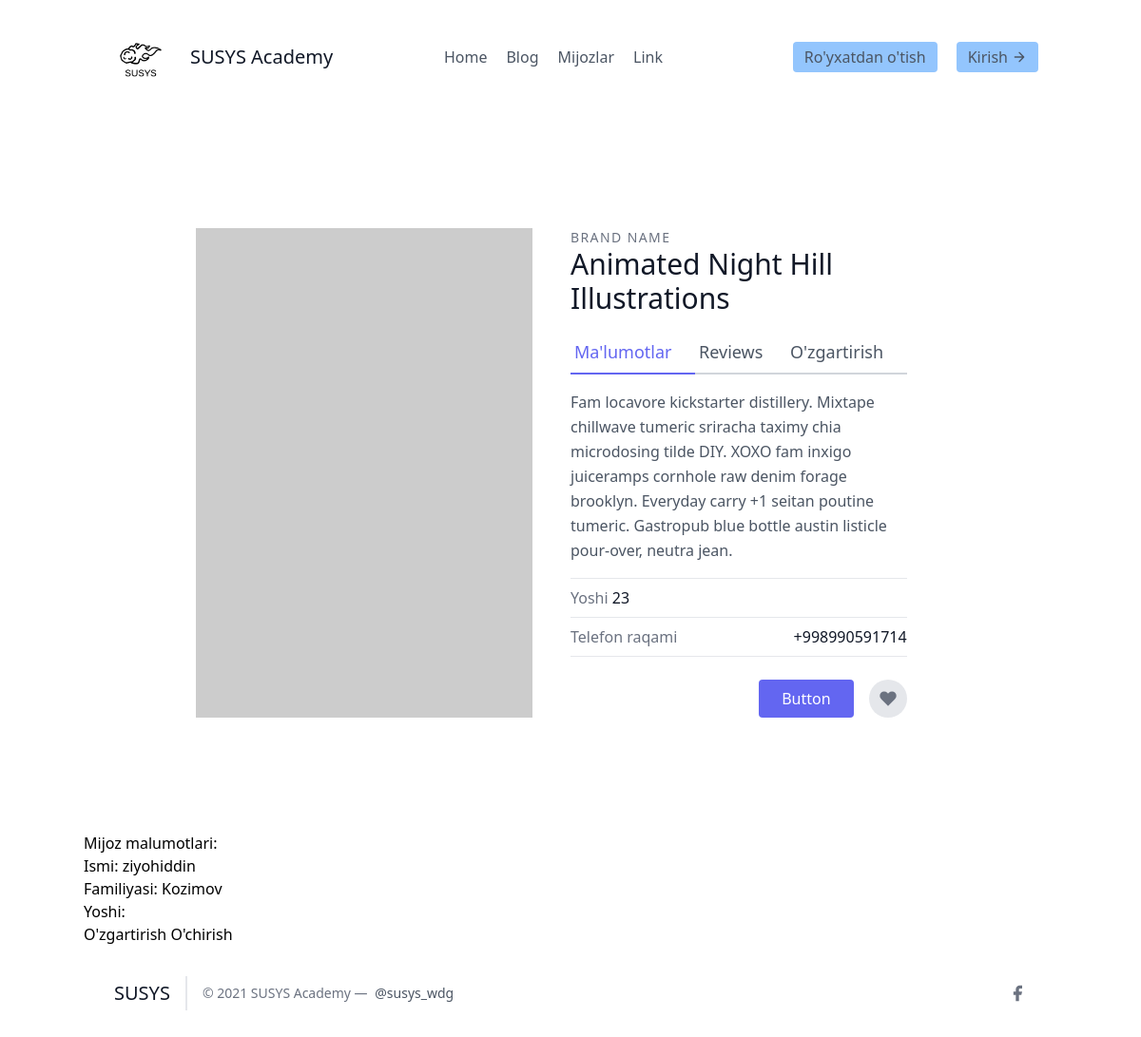
Before: /leads/3/ with the older database file.
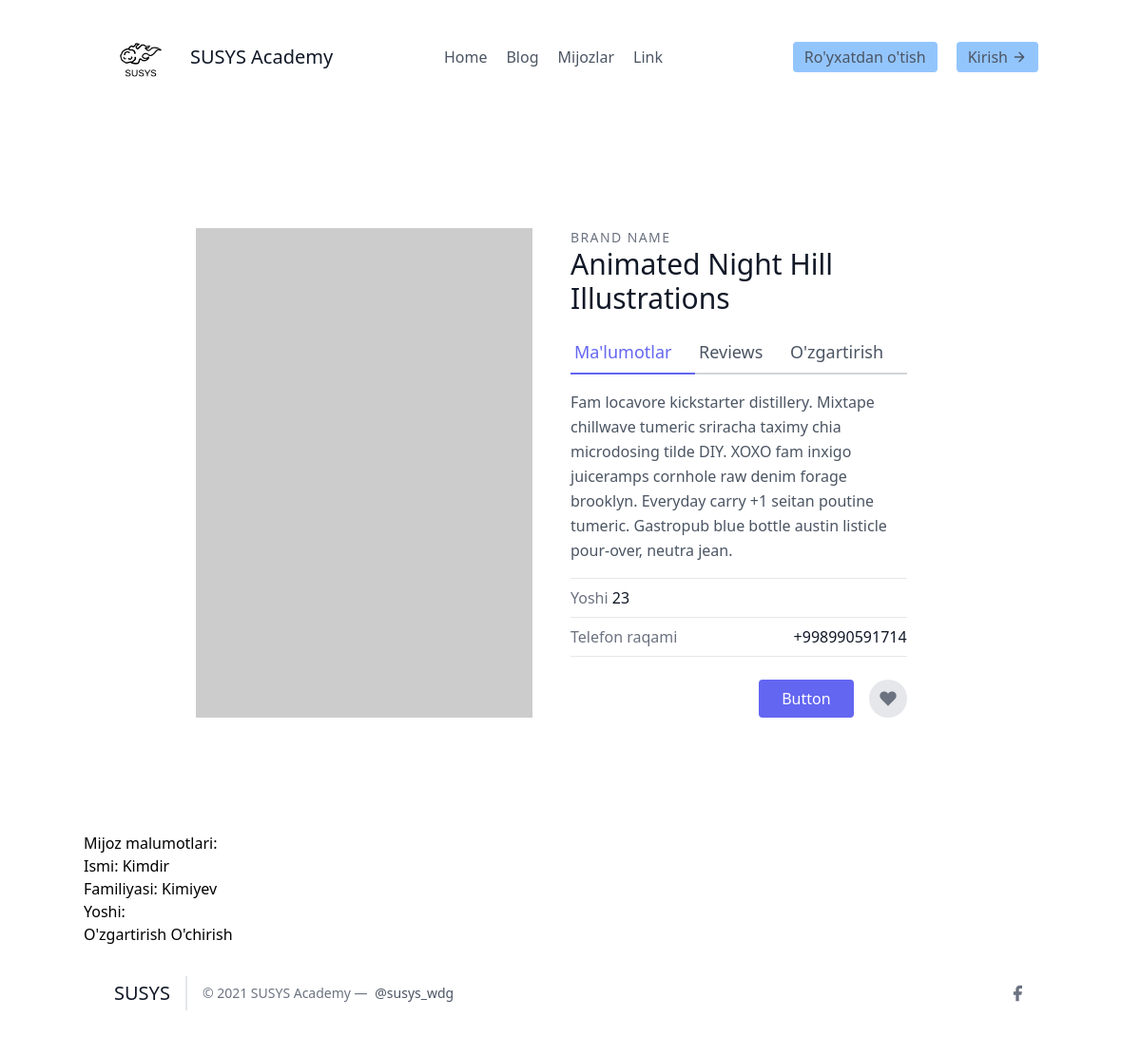
After: the same page with the newer database file.
### leads/models.py (models this page shows, shortened)
class Lead(models.Model):
    ismi = models.CharField(max_length=20)
    familiyasi = models.CharField(max_length=20)
    yoshi = models.IntegerField(default=0)
    seller = models.ForeignKey("Seller", on_delete=models.CASCADE)

### leads/views.py (the view)
# urls.py: path('<int:pk>/', LeadDetailView.as_view(), name="detallar"),
class LeadDetailView(DetailView):
    template_name = "details.html"
    queryset = models.Lead.objects.all()
    context_object_name = "lead"

### frontend/details.html (shortened to what this page needs)
{% extends 'base.html' %}
{% block content %}
    <section class="text-gray-600 body-font overflow-hidden">
    <div class="container px-5 py-24 mx-auto">
    <div class="lg:w-4/5 mx-auto flex flex-wrap">
        <img alt="ecommerce" class="lg:w-1/2 w-full lg:pr-10 lg:py-6 mb-6 lg:mb-0 object-cover object-center rounded" src="https://dummyimage.com/400x400">
      <div class="lg:w-1/2 w-full lg:pr-10 lg:py-6 mb-6 lg:mb-0">
        <h2 class="text-sm title-font text-gray-500 tracking-widest">BRAND NAME</h2>
        <h1 class="text-gray-900 text-3xl title-font font-medium mb-4">Animated Night Hill Illustrations</h1>
        <div class="flex mb-4">
            <a href="{% url 'leads:detallar' lead.pk %}" class="flex-grow text-indigo-500 border-b-2 border-indigo-500 py-2 text-lg px-1">
                Ma'lumotlar
            </a>
            <a class="flex-grow border-b-2 border-gray-300 py-2 text-lg px-1">
                Reviews
            </a>
            <a href="{% url 'leads:update' lead.pk %}" class="flex-grow border-b-2 border-gray-300 py-2 text-lg px-1">
                O'zgartirish
            </a>
        </div>
        <p class="leading-relaxed mb-4">Fam locavore kickstarter distillery. Mixtape chillwave tumeric sriracha taximy chia microdosing tilde DIY. XOXO fam inxigo juiceramps cornhole raw denim forage brooklyn. Everyday carry +1 seitan poutine tumeric. Gastropub blue bottle austin listicle pour-over, neutra jean.</p>
        <div class="flex border-t border-gray-200 py-2">
          <span class="text-gray-500">Yoshi<pan>
          <span class="ml-auto text-gray-900">{{ lead.yoshi }}</span>
        </div>
        <div class="flex border-t border-b mb-6 border-gray-200 py-2">
          <span class="text-gray-500">Telefon raqami</span>
          <span class="ml-auto text-gray-900">+998990591714</span>
        </div>
        <div class="flex">
          <button class="flex ml-auto text-white bg-indigo-500 border-0 py-2 px-6 focus:outline-none hover:bg-indigo-600 rounded">Button</button>
          <button class="rounded-full w-10 h-10 bg-gray-200 p-0 border-0 inline-flex items-center justify-center text-gray-500 ml-4">
            <svg fill="currentColor" stroke-linecap="round" stroke-linejoin="round" stroke-width="2" class="w-5 h-5" viewBox="0 0 24 24">
              <path d="M20.84 4.61a5.5 5.5 0 00-7.78 0L12 5.67l-1.06-1.06a5.5 5.5 0 00-7.78 7.78l1.06 1.06L12 21.23l7.78-7.78 1.06-1.06a5.5 5.5 0 000-7.78z"></path>
            </svg>
          </button>
        </div>
      </div>
    </div>
    </div>
    </section>
    <h1>Mijoz malumotlari:<h1>
    <h2>Ismi: {{ lead.ismi }}<h2>
    <h2>Familiyasi: {{ lead.familiyasi }}<h2>
    <h2>Yoshi: <h2>
    <a >O'zgartirish</a>
    <a href="{% url 'leads:delete' lead.pk %}">O'chirish</a>
{% endblock %}

Changed rows visible on the page:
changed Lead: ismi "ziyohiddin" → "Kimdir"; familiyasi "Kozimov" → "Kimiyev"
